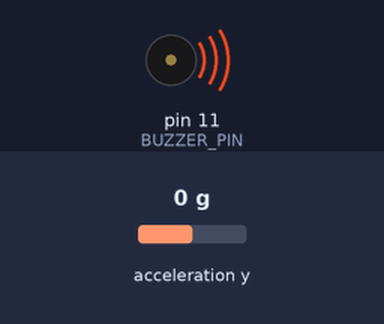
This program was run on a simulated Arduino Nano, built with avr-gcc and run on an emulated ATmega328P. On the bench: buzzer (waves = sounding). The test bench sets the inputs (shaded band); at power-on: acceleration y 0 g. What the program prints to the serial monitor is not drawn.

Above: at 0.1 s.
At 35.6 s:
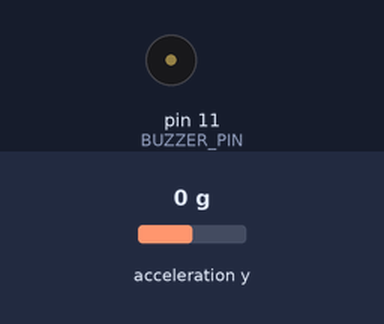
Timing chart, 0 to 37.1 s (numbered marks = the images above):
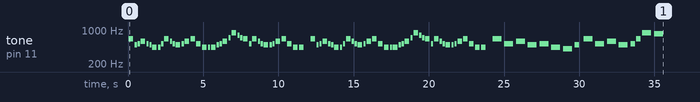

The program:

main.cpp
```cpp
// https://github.com/ElectronicCats/mpu6050/wiki/1.-How-does-MPU6050-work%3F

#include "I2Cdev.h"
#include "MPU6050.h"
#include "UART_messages.h"
#include "accelerometer_filter.h"
#include <Arduino.h>
#include <Stream.h>
#include <buzzer.h>

//the width of the simple moving average filter
#define FILTER_WIDTH 100

#define MAXCONNECTIONATTEMPTS 3

//this is how long the camera will record for in milliseconds
//#define ONEHOURINMILLISECOND 3600000
#define ONEHOURINMILLISECOND 600000 //uncomment this #define directive for testing
//size of the UART transmission bufferk
#define BUFF_SIZE 20

#define SAMPLING_PERIOD_MICROS 1000 //(1 millisecond, sampling frequency = 1000Hz)
//note: since the filter width is 100 samples (the current sample depends on the 100 previous samples) there is 99 ms of latency or (m-1) samples

/*The offset required in the raw ADC output of the MPU 6050 with a 16g full scale reading
such that when at rest the vertical acceleration measured (z) is 1g*/
#define CALIBRATION_FACTOR 250

// The threshold at which launch is considered to have been detected
//According to the RasAero simulations, we will reach acceleration of 300 ft / s^2 in the first 0.04 seconds of launch
//corresponds to:
/*
              1 m          1g
300 ft/s^2 * --------  *  --------
             3.28 ft      9.8 m/s^2
*/
//float ACCELERATION_Z_THRESHOLD_Gs = 9.33;
float ACCELERATION_Y_THRESHOLD_Gs = 1.2; //uncomment this for testing

uint8_t connection_attempts{};

typedef enum {
    ON_PAD,
    LAUNCHED,
    TIMER_EXPIRED
} camera_state_t;

static MPU6050 mpu{};

static camera_state_t cameraState{ON_PAD};

void init_UART() {
    Serial.begin(9600);
    while (!Serial);
}

void init_I2C() {
    Wire.begin();
    Wire.setClock(400000);
}

void init_mpu() {
    Serial.println(F("Testing MPU6050 connection..."));
    while (mpu.testConnection() == false) {
        if (++connection_attempts >= MAXCONNECTIONATTEMPTS) {
            Serial.println("MPU6050 connection failed");
            // skip launch detection if unable to connect to mpu
            cameraState = LAUNCHED;
            ACCELERATION_Y_THRESHOLD_Gs = -1;
        }
    }

    Serial.println("MPU6050 connection successful");

    mpu.initialize();
    mpu.setFullScaleAccelRange(MPU6050_ACCEL_FS_16);
    mpu.setFullScaleGyroRange(MPU6050_GYRO_FS_250);

    mpu.setXAccelOffset(0);
    mpu.setYAccelOffset(0);
    mpu.setZAccelOffset(0);
}

void setup() {
    init_UART();
    init_I2C();
    init_mpu();
    Serial.end();
    Serial.begin(115200);

    //Buzzer Logic
    buzzer_init();
    play_buzzer();
}

void loop() {
    static accelerometer_SMA<FILTER_WIDTH> filter;
    static Camera camera{Serial};
    static unsigned long prevMicros = micros();
    switch (cameraState) {
        case ON_PAD:
            if (micros() - prevMicros >= SAMPLING_PERIOD_MICROS) {
                float rawValue = -mpu.getAccelerationY() + 2048.0 - 250.0;
                float filteredValue = filter(rawValue);
                prevMicros += SAMPLING_PERIOD_MICROS;
                if (filteredValue > ACCELERATION_Y_THRESHOLD_Gs) {
                    camera.start_timer();
                    cameraState = LAUNCHED;
                }
            }
            break;

        case LAUNCHED:
            if (millis() - camera.get_timer() > ONEHOURINMILLISECOND) {
                camera.stop_timer();
                camera.ToggleRecording();
                cameraState = TIMER_EXPIRED;
            }

            break;
        case TIMER_EXPIRED:
            break;

        default:
            break;
    }
}
```

buzzer.h
```cpp
#ifndef BUZZER_H
#define BUZZER_H

#include <Arduino.h>
#include <pitches.h>

// Pin connected to the buzzer
#define BUZZER_PIN 11
#define TEMPO 300 // Beats per minute
// Tetris Melody and Durations
#define BUZZER_MELODY\
  NOTE_E5, NOTE_B4, NOTE_C5, NOTE_D5, NOTE_C5, NOTE_B4,\
  NOTE_A4, NOTE_A4, NOTE_C5, NOTE_E5, NOTE_D5, NOTE_C5,\
  NOTE_B4, NOTE_C5, NOTE_D5, NOTE_E5,\
  NOTE_C5, NOTE_A4, NOTE_A4, NOTE_A4, NOTE_B4, NOTE_C5,\
  \
  NOTE_D5, NOTE_F5, NOTE_A5, NOTE_G5, NOTE_F5,\
  NOTE_E5, NOTE_C5, NOTE_E5, NOTE_D5, NOTE_C5,\
  NOTE_B4, NOTE_B4, NOTE_C5, NOTE_D5, NOTE_E5,\
  NOTE_C5, NOTE_A4, NOTE_A4, REST, \
  \
  NOTE_E5, NOTE_B4, NOTE_C5, NOTE_D5, NOTE_C5, NOTE_B4,\
  NOTE_A4, NOTE_A4, NOTE_C5, NOTE_E5, NOTE_D5, NOTE_C5,\
  NOTE_B4, NOTE_C5, NOTE_D5, NOTE_E5,\
  NOTE_C5, NOTE_A4, NOTE_A4, NOTE_A4, NOTE_B4, NOTE_C5,\
  \
  NOTE_D5, NOTE_F5, NOTE_A5, NOTE_G5, NOTE_F5,\
  NOTE_E5, NOTE_C5, NOTE_E5, NOTE_D5, NOTE_C5,\
  NOTE_B4, NOTE_B4, NOTE_C5, NOTE_D5, NOTE_E5,\
  NOTE_C5, NOTE_A4, NOTE_A4, REST, \
  \
  NOTE_E5, NOTE_C5,\
  NOTE_D5, NOTE_B4,\
  NOTE_C5, NOTE_A4,\
  NOTE_GS4, NOTE_B4, REST,\
  NOTE_E5, NOTE_C5,\
  NOTE_D5, NOTE_B4,\
  NOTE_C5, NOTE_E5, NOTE_A5,\
  NOTE_GS5

#define BUZZER_DURATIONS\
  4, 8, 8, 4, 8, 8,\
  4, 8, 8, 4, 8, 8,\
  4, 8, 4, 4,\
  4, 4, 8, 4, 8, 8,\
  \
  4, 8, 4, 8, 8,\
  4, 8, 4, 8, 8,\
  4, 8, 8, 4, 4,\
  4, 4, 4, 4,\
  \
  4, 8, 8, 4, 8, 8,\
  4, 8, 8, 4, 8, 8,\
  4, 8, 4, 4,\
  4, 4, 8, 4, 8, 8,\
  \
  4, 8, 4, 8, 8,\
  4, 8, 4, 8, 8,\
  4, 8, 8, 4, 4,\
  4, 4, 4, 4,\
  \
  2, 2,\
  2, 2,\
  2, 2,\
  2, 4, 8,\
  2, 2,\
  2, 2,\
  4, 4, 2,\
  2

void buzzer_init(void);
void play_buzzer(void);


#endif // BUZZER_H
```

UART_messages.cpp
```cpp
//
// Created by Kheph on 2025-05-16.
//
#include "UART_messages.h"
#include <Arduino.h>
#include <HardwareSerial.h>

#include <stdint.h>


Camera::Camera(Stream& port) : serial_port{port}, timer{0}, txBuf{}, rxBuf{} {}

unsigned long long Camera::get_timer() { return timer; }

void Camera::start_timer() { timer = millis(); }

void Camera::stop_timer() { timer = 0; }

uint8_t Camera::crc8_calc(uint8_t crc, unsigned char a, uint8_t poly) {
  crc ^= a;
  for (int ii = 0; ii < 8; ++ii) {
    if (crc & 0x80)
      crc = (crc << 1) ^ poly;
    else
      crc = crc << 1;
  }
  return crc;
}

uint8_t Camera::calcCrc(uint8_t *buf, uint8_t numBytes) {
  uint8_t crc = 0;
  for (uint8_t i = 0; i < numBytes; i++)
    crc = crc8_calc(crc, *(buf + i), 0xd5);
  return crc;
}

void Camera::ToggleRecording() {
  // Send command to turn camera on
  txBuf[0] = 0xCC;
  txBuf[1] = 0x01;
  txBuf[2] = 0x01;
  txBuf[3] = calcCrc(txBuf, 3);
  serial_port.write(txBuf, 4);
}

// Implement functionality to change recording quality
void Camera::changeMode() {
  txBuf[0] = 0xCC;
  txBuf[1] = 0x01;
  txBuf[2] = 0x02;
  txBuf[3] = calcCrc(txBuf, 3);
  serial_port.write(txBuf, 4);
}

void Camera::GetDeviceInfo() {
  // Send command to get device info
  txBuf[0] = 0xCC;
  txBuf[1] = 0x00;
  txBuf[2] = calcCrc(txBuf, 2);
  serial_port.write(txBuf, 3);
}
```

UART_messages.h
```cpp
//
// Created by Kheph on 2025-05-16.
//

#ifndef UART_MESSAGES_H
#define UART_MESSAGES_H
#include <HardwareSerial.h>

#define BUFF_SIZE 20
class Camera {
public:
  Camera(Stream &port);
  void ToggleRecording();
  void changeMode();
  void GetDeviceInfo();
  void start_timer();
  void stop_timer();
  unsigned long long get_timer();

  static uint8_t crc8_calc(uint8_t crc, unsigned char a, uint8_t poly);
  static uint8_t calcCrc(uint8_t *buf, uint8_t numBytes);

private:
  Stream &serial_port;
  unsigned long long timer;
  uint8_t txBuf[BUFF_SIZE], rxBuf[BUFF_SIZE];

};

#endif // UART_MESSAGES_H
```

accelerometer_filter.h
```cpp
//
// Created by Kheph on 2025-05-16.
// A class to apply a simple moving average filter to sensor data
// In this case, the filter is being applied to accelerometer sensor data
#include <Arduino.h>
#ifndef ACCELEROMETER_FILTER_H
#define ACCELEROMETER_FILTER_H
template <uint8_t N, class input_t = float, class sum_t = float>
class accelerometer_SMA {

public:
  sum_t operator()(input_t input) {
    input /= 2048; // converts raw adc to gs

    sum -= previousInputs[index];
    sum += input;
    previousInputs[index] = input;
    if (++index == N)
      index = 0;
    return (sum) / N;
  }


private:
  uint8_t index{};
  input_t previousInputs[N] = {};
  sum_t sum{};
};

#endif // ACCELEROMETER_FILTER_H
```

buzzer.cpp
```cpp
#include "buzzer.h"
#include <Arduino.h>


/**
 * @brief Plays the  buzzer melody with specified durations.
 */
void play_buzzer(void) {

    int melody[] = {BUZZER_MELODY};
    int durations[] = {BUZZER_DURATIONS};

   int size = sizeof(durations) / sizeof(int);

    for (int note = 0; note < size; note++) {
    //to calculate the note duration, take one second divided by the note type.
    //e.g. quarter note = 1000 / 4, eighth note = 1000/8, etc.
    int duration = (TEMPO * 4) / durations[note];
    tone(BUZZER_PIN, melody[note], duration);

    //to distinguish the notes, set a minimum time between them.
    //the note's duration + 30% seems to work well:
    int pauseBetweenNotes = duration * 1.30;
    delay(pauseBetweenNotes);

    //stop the tone playing:
    noTone(BUZZER_PIN);
  }
}

void buzzer_init(void){
    pinMode(BUZZER_PIN, OUTPUT);
}
```
